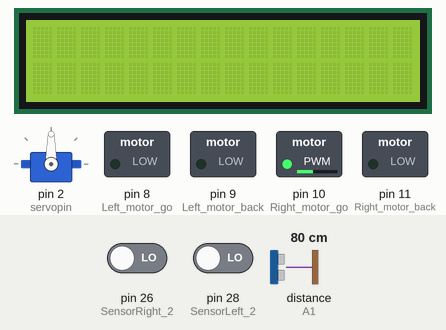
This sketch was run on a simulated Arduino Mega 2560, built with avr-gcc and run on an emulated ATmega2560. On the bench: 16×2 character LCD, servo, switched loads named in the sketch (green lamp = pin HIGH). Wiring (inferred from the names in the program): ultrasonic range finder: trigger A0; echo A1; servo: signal pin 2. The test bench sets the inputs (shaded band); at power-on: distance to the obstacle (sensor on A1) 80 cm, pin 26 (SensorRight_2) LOW, pin 28 (SensorLeft_2) LOW. The echo pulse lasts 58.3 µs per cm; servo pulses on a pin are drawn as a servo (544–2400 µs = 0–180°); pins used as bus, display or sensor lines are not drawn.

Above: at 1.2 s.
1.3 s: distance to the obstacle (sensor on A1) set to 34 cm
3.4 s: distance to the obstacle (sensor on A1) set to 28 cm
At 5.58 s:
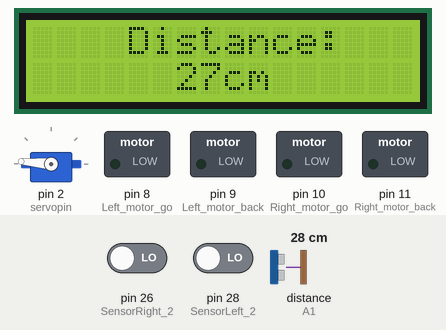
7.5 s: distance to the obstacle (sensor on A1) set to 2 cm
At 7.82 s:
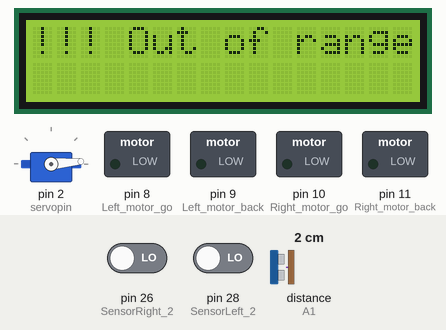
11.9 s: distance to the obstacle (sensor on A1) set to 35 cm
At 12.79 s:
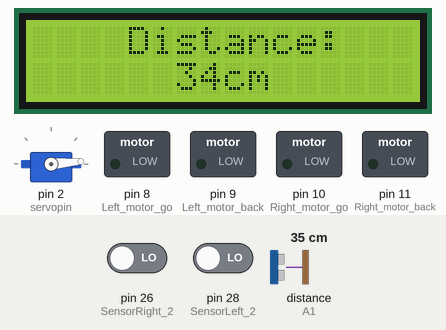
14.4 s: pin 26 (SensorRight_2) driven HIGH
At 15.2 s:
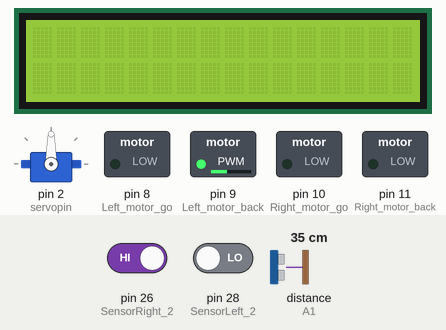
16.5 s: pin 28 (SensorLeft_2) driven HIGH
At 17.8 s:
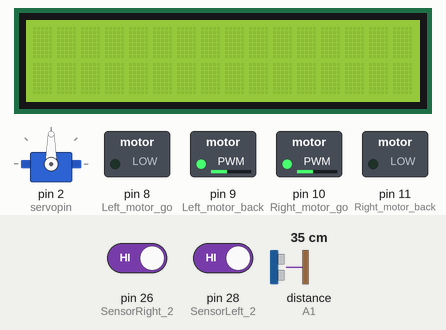
Timing chart, 0 to 19.5 s (numbered marks = the images above; inputs shaded):
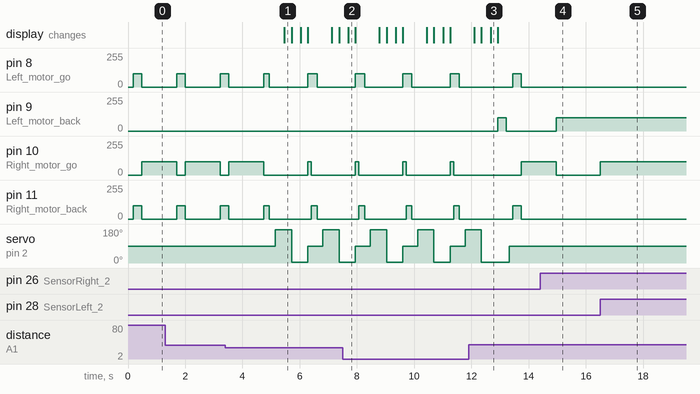

The sketch:

AutoCar.ino
```cpp
#include <LiquidCrystal.h> //申明1602液晶的函数库
//申明1602液晶的引脚所连接的Arduino数字端口，8线或4线数据模式，任选其一
//LiquidCrystal lcd(12,11,10,9,8,7,6,5,4,3,2);   //8数据口模式连线声明
LiquidCrystal lcd(13, 12, 7, 6, 5, 4, 3); //4数据口模式连线声明 P13--LCD 4脚  P12--LCD 5脚
//P7--LCD 6脚   P6--LCD 11脚  P5--LCD 12脚  P4--LCD 13脚  P3--LCD 14脚

int Echo = A1;  // Echo回声脚(P2.0)
int Trig = A0; //  Trig 触发脚(P2.1)

int Front_Distance = 0;//
int Left_Distance = 0;
int Right_Distance = 0;

int Left_motor_go = 8;   //左电机前进(IN1)
int Left_motor_back = 9;   //左电机后退(IN2)

int Right_motor_go = 10;  // 右电机前进(IN3)
int Right_motor_back = 11;  // 右电机后退(IN4)

int servopin = 2; //设置舵机驱动脚到数字口2
int myangle;//定义角度变量
int pulsewidth;//定义脉宽变量
int val;

const int SensorRight = 22;   	//右循迹红外传感器(P3.2 OUT1)
const int SensorLeft = 24;     	//左循迹红外传感器(P3.3 OUT2)
const int SensorRight_2 = 26;  	//右红外传感器(P3.4 OUT3)
const int SensorLeft_2 = 28;    //左红外传感器(P3.5 OUT4)
int SL;    //左循迹红外传感器状态
int SR;    //右循迹红外传感器状态
int SL_2;    //左红外传感器状态
int SR_2;    //右红外传感器状态

void setup()
{
  Serial.begin(9600);     // 初始化串口
  //初始化电机驱动IO为输出方式
  pinMode(Left_motor_go, OUTPUT); // PIN 8 (PWM)
  pinMode(Left_motor_back, OUTPUT); // PIN 9 (PWM)
  pinMode(Right_motor_go, OUTPUT); // PIN 10 (PWM)
  pinMode(Right_motor_back, OUTPUT); // PIN 11 (PWM)

  //初始化超声波引脚
  pinMode(Echo, INPUT);    // 定义超声波输入脚
  pinMode(Trig, OUTPUT);   // 定义超声波输出脚
  lcd.begin(16, 2);     //初始化1602液晶工作模式
  //定义1602液晶显示范围为2行16列字符
  pinMode(servopin, OUTPUT); //设定舵机接口为输出接口

  pinMode(SensorRight, INPUT); //定义右循迹红外传感器为输入
  pinMode(SensorLeft, INPUT); //定义左循迹红外传感器为输入
  pinMode(SensorRight_2, INPUT); //定义右红外传感器为输入
  pinMode(SensorLeft_2, INPUT); //定义左红外传感器为输入
}

void brake(int time)         //刹车，停车
{
  digitalWrite(Right_motor_go, LOW);
  digitalWrite(Right_motor_back, LOW);
  digitalWrite(Left_motor_go, LOW);
  digitalWrite(Left_motor_back, LOW);
  delay(time * 100);//执行时间，可以调整
}

//void run(int time)     // 前进
void run()     // 前进
{
  digitalWrite(Right_motor_go, HIGH); // 右电机前进
  digitalWrite(Right_motor_back, LOW);
  analogWrite(Right_motor_go, 100); //PWM比例0~255调速，左右轮差异略增减
  analogWrite(Right_motor_back, 0);
  digitalWrite(Left_motor_go, LOW); // 左电机前进
  digitalWrite(Left_motor_back, HIGH);
  analogWrite(Left_motor_go, 0); //PWM比例0~255调速，左右轮差异略增减
  analogWrite(Left_motor_back, 100);
  //delay(time * 100);   //执行时间，可以调整
}
void left(int time)         //左转(左轮不动，右轮前进)
{
  digitalWrite(Right_motor_go, HIGH);	// 右电机前进
  digitalWrite(Right_motor_back, LOW);
  analogWrite(Right_motor_go, 100);
  analogWrite(Right_motor_back, 0); //PWM比例0~255调速
  digitalWrite(Left_motor_go, LOW);  //左轮后退
  digitalWrite(Left_motor_back, LOW);
  analogWrite(Left_motor_go, 0);
  analogWrite(Left_motor_back, 0); //PWM比例0~255调速
  delay(time * 100);	//执行时间，可以调整
}
void spin_left(int time)         //左转(左轮后退，右轮前进)
{
  digitalWrite(Right_motor_go, HIGH);	// 右电机前进
  digitalWrite(Right_motor_back, LOW);
  analogWrite(Right_motor_go, 100);
  analogWrite(Right_motor_back, 0); //PWM比例0~255调速
  digitalWrite(Left_motor_go, HIGH);  //左轮后退
  digitalWrite(Left_motor_back, LOW);
  analogWrite(Left_motor_go, 100);
  analogWrite(Left_motor_back, 0); //PWM比例0~255调速
  delay(time * 100);	//执行时间，可以调整
}

void right(int time)        //右转(右轮不动，左轮前进)
{
  digitalWrite(Right_motor_go, LOW);  //右电机后退
  digitalWrite(Right_motor_back, LOW);
  analogWrite(Right_motor_go, 0);
  analogWrite(Right_motor_back, 0); //PWM比例0~255调速
  digitalWrite(Left_motor_go, LOW); //左电机前进
  digitalWrite(Left_motor_back, HIGH);
  analogWrite(Left_motor_go, 0);
  analogWrite(Left_motor_back, 100); //PWM比例0~255调速
  delay(time * 100);	//执行时间，可以调整
}

void spin_right(int time)        //右转(右轮后退，左轮前进)
{
  digitalWrite(Right_motor_go, LOW);  //右电机后退
  digitalWrite(Right_motor_back, HIGH);
  analogWrite(Right_motor_go, 0);
  analogWrite(Right_motor_back, 100); //PWM比例0~255调速
  digitalWrite(Left_motor_go, LOW); //左电机前进
  digitalWrite(Left_motor_back, HIGH);
  analogWrite(Left_motor_go, 0);
  analogWrite(Left_motor_back, 100); //PWM比例0~255调速
  delay(time * 100);	//执行时间，可以调整
}

void back(int time)          //后退
{
  digitalWrite(Right_motor_go, LOW); //右轮后退
  digitalWrite(Right_motor_back, HIGH);
  analogWrite(Right_motor_go, 0);
  analogWrite(Right_motor_back, 100); //PWM比例0~255调速
  digitalWrite(Left_motor_go, HIGH); //左轮后退
  digitalWrite(Left_motor_back, LOW);
  analogWrite(Left_motor_go, 100);
  analogWrite(Left_motor_back, 0); //PWM比例0~255调速
  delay(time * 100);     //执行时间，可以调整
}

float Distance_test()   // 量出前方距离
{
  digitalWrite(Trig, LOW);   // 给触发脚低电平2μs
  delayMicroseconds(2);
  digitalWrite(Trig, HIGH);  // 给触发脚高电平10μs，这里至少是10μs
  delayMicroseconds(10);
  digitalWrite(Trig, LOW);    // 持续给触发脚低电
  float Fdistance = pulseIn(Echo, HIGH);  // 读取高电平时间(单位：微秒)
  Fdistance = Fdistance / 58;    //为什么除以58等于厘米，  Y米=（X秒*344）/2
  // X秒=（ 2*Y米）/344 ==》X秒=0.0058*Y米 ==》厘米=微秒/58
  //Serial.print("Distance:");      //输出距离（单位：厘米）
  //Serial.println(Fdistance);         //显示距离
  //Distance = Fdistance;
  return Fdistance;
}

void Distance_display(int Distance) { //显示距离 1602
  if ((2 < Distance) & (Distance < 400)) {
    lcd.home();        //把光标移回左上角，即从头开始输出
    lcd.print("    Distance: ");       //显示
    lcd.setCursor(6, 2);  //把光标定位在第2行，第6列
    lcd.print(Distance);       //显示距离
    lcd.print("cm");          //显示
  } else {
    lcd.home();        //把光标移回左上角，即从头开始输出
    lcd.print("!!! Out of range");       //显示
  }
  delay(250);
  lcd.clear();
}

//
void servopulse(int servopin, int myangle) { /*定义一个脉冲函数，用来模拟方式产生PWM值舵机的范围是0.5MS到2.5MS 1.5MS 占空比是居中周期是20MS*/
  pulsewidth = (myangle * 11) + 500; //将角度转化为500-2480 的脉宽值 这里的myangle就是0-180度  所以180*11+50=2480  11是为了换成90度的时候基本就是1.5MS
  digitalWrite(servopin, HIGH); //将舵机接口电平置高                                      90*11+50=1490uS  就是1.5ms
  delayMicroseconds(pulsewidth);//延时脉宽值的微秒数  这里调用的是微秒延时函数
  digitalWrite(servopin, LOW); //将舵机接口电平置低
  // delay(20-pulsewidth/1000);//延时周期内剩余时间  这里调用的是ms延时函数
  delay(20 - (pulsewidth * 0.001)); //延时周期内剩余时间  这里调用的是ms延时函数
}

void front_detection() {
  //此处循环次数减少，为了增加小车遇到障碍物的反应速度
  for (int i = 0; i <= 5; i++) {//产生PWM个数，等效延时以保证能转到响应角度
    servopulse(servopin, 90); //模拟产生PWM
  }
  Front_Distance = Distance_test();
  //Serial.print("Front_Distance:");      //输出距离（单位：厘米）
  // Serial.println(Front_Distance);         //显示距离
  //Distance_display(Front_Distance);
}

void left_detection() {
  for (int i = 0; i <= 15; i++) {//产生PWM个数，等效延时以保证能转到响应角度
    servopulse(servopin, 175); //模拟产生PWM
  }
  Left_Distance = Distance_test();
  //Serial.print("Left_Distance:");      //输出距离（单位：厘米）
  //Serial.println(Left_Distance);         //显示距离
}

void right_detection() {
  for (int i = 0; i <= 15; i++) {//产生PWM个数，等效延时以保证能转到响应角度
    servopulse(servopin, 5); //模拟产生PWM
  }
  Right_Distance = Distance_test();
  //Serial.print("Right_Distance:");      //输出距离（单位：厘米）
  //Serial.println(Right_Distance);         //显示距离
}
//===========================================================

void loop() {
  while (1) {
    front_detection();//测量前方距离
    if (Front_Distance < 30) { //当遇到障碍物时
      back(2);//后退减速
      brake(2);//停下来做测距
      left_detection();//测量左边距障碍物距离
      Distance_display(Left_Distance);//液晶屏显示距离
      right_detection();//测量右边距障碍物距离
      Distance_display(Right_Distance);//液晶屏显示距离
      if ((Left_Distance < 30 ) && ( Right_Distance < 30 )) //当左右两侧均有障碍物靠得比较近
        spin_left(0.7);//旋转掉头
      else if (Left_Distance > Right_Distance) {     //左边比右边空旷
        left(3);//左转
        brake(1);//刹车，稳定方向
      } else {//右边比左边空旷
        right(3);//右转
        brake(1);//刹车，稳定方向
      }
    } else {
      //run();   //调用前进函数

      //有信号为LOW  没有信号为HIGH
      SR_2 = digitalRead(SensorRight_2);
      SL_2 = digitalRead(SensorLeft_2);
      if (SL_2 == HIGH && SR_2 == HIGH) { //前面没有障碍物
        run();   //调用前进函数
      } else if (SL_2 == HIGH & SR_2 == LOW) { // 右边探测到有障碍物，有信号返回，向左转
        left(1);//调用左转函数
      } else if (SR_2 == HIGH & SL_2 == LOW) {//左边探测到有障碍物，有信号返回，向右转
        right(1);//调用右转函数
      } else { // 都是有障碍物, 后退
        back(3);//后退300MS
        left(6);//调用左转函数
        delay(500);	//延时500ms
      }


    }
  }
}
```

Measured:
- the behaviour switches between 31 and 30 cm on distance to the obstacle (sensor on A1) (found by bisection; images 0 and 1)
- after the input at 3.4 s, servo on pin 2 (servopin): 90° → 175° after 1.7 s, → 5° 0.57 s later, → 90° 0.57 s later, → 175° 0.52 s later, … (5 changes in this stretch); the display: changes after 2.1 s (image 1)
- after the input at 7.5 s, the display: changes after 0.20 s (image 2)
- after the input at 11.9 s, pin 9 (Left_motor_back): 0/255 → 100/255 after 1.0 s, → 0/255 0.30 s later; the display: changes after 0.20 s (image 3)
- after the input at 14.4 s, pin 8 (Left_motor_go), pin 11 (Right_motor_back): stays 0/255 (without the input it goes to 100/255 after 0.56 s); pin 9 (Left_motor_back): 0/255 → 100/255 after 0.56 s; pin 10 (Right_motor_go): goes on until 15.0 s, then stays 0/255
- after the input at 16.5 s, pin 10 (Right_motor_go): 0/255 → 100/255 at once
- by itself, pin 8 (Left_motor_go): alternates 100/255 for 0.32 s and 0/255 for 1.3 s
- by itself, pin 10 (Right_motor_go): alternates 100/255 for 0.12 s and 0/255 for 1.5 s
